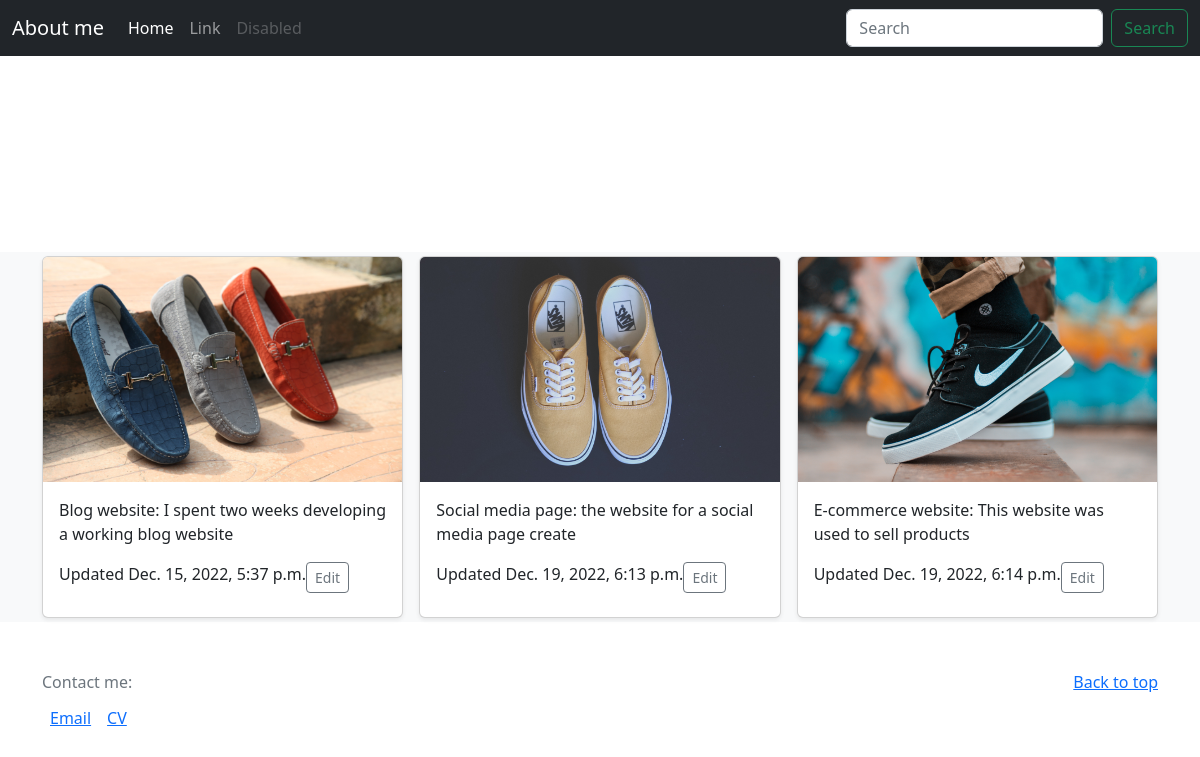
The page / on the database its author committed.
### blog/models.py (models this page shows, shortened)
class Post(models.Model):
    user = models.ForeignKey(User, on_delete=models.CASCADE)
    title = models.CharField(max_length=100)
    image = models.ImageField(upload_to='images/')
    bio = models.CharField(max_length=280)
    date_created = models.DateTimeField(auto_now_add= True)

### blog/views.py (the view)
# urls.py: 2. Add a URL to urlpatterns:  path('', views.home, name='home')
def home(request):
    posts = Post.objects
    return render(request, 'blog/home.html', {'posts':posts} )

### blog/templates/blog/home.html (shortened to what this page needs)
{% extends 'blog/base.html' %}
{% load static %}
{% block content %}
<main>
  <div class="hero__media hero__media--template--15712579485877__165834677779c5211c">
    <div class="hero__media-container" ><video
          id="Mp4Video-template--15712579485877__165834677779c5211c"
          class="video-div"
          data-type="mp4"
          src="https://cdn.shopify.com/videos/c/o/v/f06b57a259fe40cd9cbf4c229e89771e.mp4"
          loop muted playsinline autoplay></video></div>
  </div>
  <section class="py-5 text-center container">
    <div class="hero-text">
        <div class="row py-lg-5">
            <div class="col-lg-6 col-md-8 mx-auto">
                <br>
                <br>
                <br>
                <h1 class="fw-light text-white bold">-- Portfolio -- </h1>
                <p class="lead text-white">Underneath is a list of projects showcasing work I have completed in my journey to becoming a developer </p>
                <p>
                <a href="" class="btn btn-primary my-2">Instagram</a>
                <a href="https://github.com/AaronOlayvar" target="_blank" class="btn btn-primary my-2">Github</a>
                <a href="https://www.linkedin.com/in/aaron-olayvar-028351147/" target="_blank" class="btn btn-primary my-2">LinkedIn</a>
                </p>
            </div>
        </div>
    </div>
  </section>
  <div class="album py-1 bg-light">
    <div class="container">
      <div class="row row-cols-1 row-cols-sm-2 row-cols-md-3 g-3">
        {% for post in posts.all %}
        <div class="col">
          <div class="card shadow-sm">
            <img class="bd-placeholder-img card-img-top" width="100%" height="225" src="{{ post.image.url }}"> </img>
            <div class="card-body">
              <p class="card-text">{{ post.title}}: {{ post.bio }}</p>
              <div class="d-flex justify-content-between align-items-center">
                <div class="btn-group">
                  <p class= "mb-1"> Updated {{ post.date_created}} </a>
                    <a type="" class="btn btn-sm btn-outline-secondary float-end mb-1">Edit</a>
                </div>
              </div>
            </div>
          </div>
        </div>
        {% endfor %}
    </div>
  </div>
</main>
<footer class="text-muted py-5">
    <div class="container">
      <p class="float-end mb-1">
        <a href="#">Back to top</a>
      </p>
      <p class="mb-1">Contact me:</p>
            <ul class="navbar-nav flex-row flex-wrap bd-navbar-nav">
                <li class="nav-link py-2 px-0 px-lg-2"><a href="mailto:trixolayvar@gmail.com">Email</p>
                <li class="nav-link py-2 px-0 px-lg-2"><a href="">CV</p>
            </ul>
    </div>
  </footer>
  </body>
</html>
{% endblock %}

### blog/templates/blog/base.html (shortened to what this page needs)
{% load static %}
<!doctype html>
<html lang="en">
  <head>
    <link href="{% static 'css/bootstrap.min.css' %}" rel="stylesheet" >
  </head>
  <body>
    <header>
        <nav class="navbar navbar-expand-md navbar-dark fixed-top bg-dark">
          <div class="container-fluid">
            <a class="navbar-brand" href="{% url 'about' %}" >About me</a>
            <div class="collapse navbar-collapse" id="navbarCollapse">
              <ul class="navbar-nav me-auto mb-2 mb-md-0">
                <li class="nav-item">
                  <a class="nav-link active" aria-current="page" href="{% url 'home' %}" >Home</a>
                </li>
                <li class="nav-item">
                  <a class="nav-link" href="#">Link</a>
                </li>
                <li class="nav-item">
                  <a class="nav-link disabled">Disabled</a>
                </li>
              </ul>
              <form class="d-flex" role="search">
                <input class="form-control me-2" type="search" placeholder="Search" aria-label="Search">
                <button class="btn btn-outline-success" type="submit">Search</button>
              </form>
            </div>
          </div>
        </nav>
      </header>
    {% block content %}
    {% endblock %}

### blog/templates/blog/base.html (style rules this page uses)
.bd-placeholder-img { font-size: 1.125rem; text-anchor: middle; -webkit-user-select: none; -moz-user-select: none; user-select: none; }
.hero__media-container { width: 1%; height: 1%; background-position: center; background-repeat: no-repeat; background-size: cover; position: relative; }
.hero-text { text-align: center; position: absolute; top: 50%; left: 50%; transform: translate(-50%, -50%); }

### rows shown on the page
Post: image (picture), title "Blog website", bio "I spent two weeks developing a working blog website", date_created "Dec. 15, 2022, 5:37 p.m."
Post: image (picture), title "Social media page", bio "the website for a social media page create", date_created "Dec. 19, 2022, 6:13 p.m."
Post: image (picture), title "E-commerce website", bio "This website was used to sell products", date_created "Dec. 19, 2022, 6:14 p.m."
